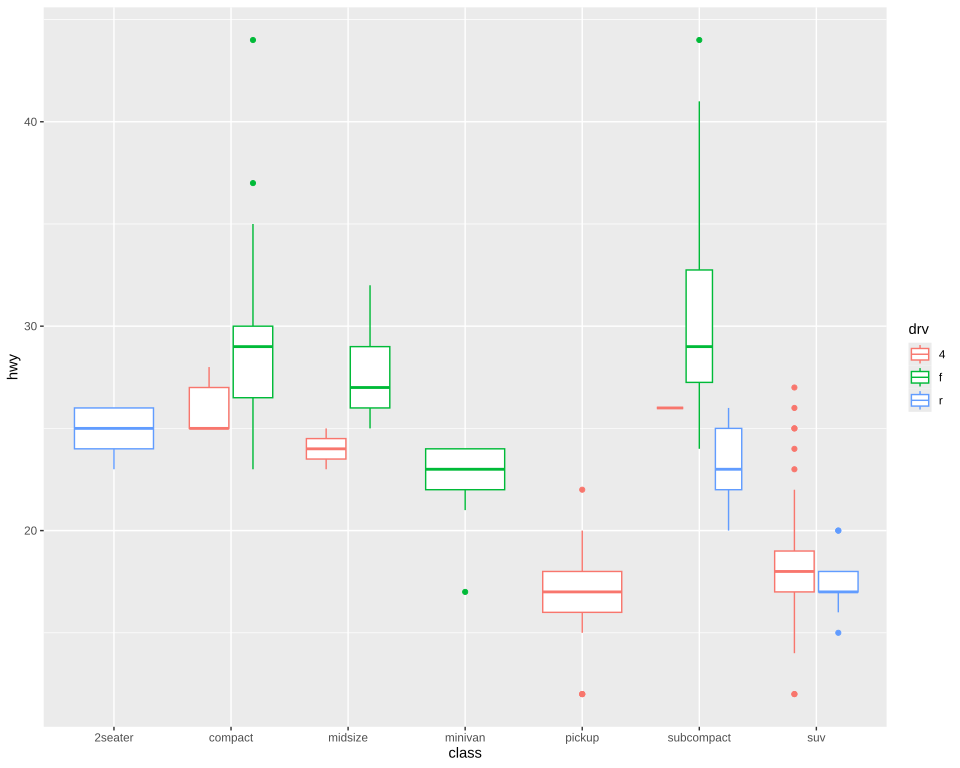

The R source for this figure:
# The plot test/golden/boxplot_dodged.svg draws, drawn by ggplot2 itself, as ggplot2's own visual tests
# draw their snapshots: the independent check on that golden whenever it changes. The suite never
# runs this; it needs R, ggplot2 and vdiffr, saved as the Docker image giggly-r:ggplot2-4.0.3. From
# the repository's root:
#
#   docker run --rm -v "$PWD/test/golden":/golden:ro giggly-r:ggplot2-4.0.3 \
#     Rscript /golden/boxplot_dodged.R > boxplot_dodged.ggplot2.svg
#
# and compare the two drawings element by element, as test/golden/point.R describes, `<line>`
# elements included.
#
# The reference page's dodged boxes: mpg's highway mileage by class, coloured by drive, the boxes
# of a class dodged by clusters with a gap between them, each box's lines and outliers in its
# colour, and a legend of box keys.
#
# First checked with ggplot2 4.0.3 and vdiffr 1.0.9: every element and clip path matches but
# svglite's around the whole drawing, and the one departure is test/golden/point.R's, the x axis
# drawn before the y.

library(ggplot2)

plot <- ggplot(mpg, aes(class, hwy, colour = drv)) +
  geom_boxplot() +
  theme_gray()

file <- tempfile(fileext = ".svg")
vdiffr::write_svg(plot, file)
cat(readLines(file), sep = "\n")
